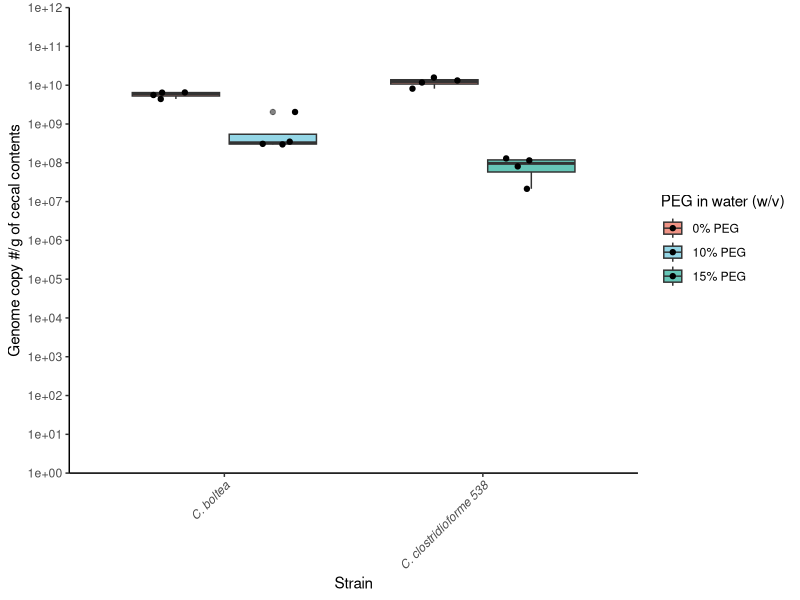

The R source for this figure:
## ---- chunk 1
library(tidyverse)
library(ggsci)
library(readxl)
## ---- chunk 2
dat <- read_excel(path = "gDNA_dat_compiled.xlsx")
dat
## ---- chunk 3
dat %>%
  ggplot(aes(x = Strain, y = mean_Copy_number_gDNA_g, fill = Treatment_PEG)) +
  geom_boxplot(alpha = 0.6) +
  geom_point(size =1.5, position=position_jitterdodge(jitter.width = .2)) +
  scale_y_log10(limits = c(1e+0, 1e+12), n.breaks = 12, expand = c(0, 0)) +
  scale_fill_npg() +
  theme_classic() +
  labs(x = "Strain", y = "Genome copy #/g of cecal contents", fill = "PEG in water (w/v)")+
  
  theme(strip.text.x = element_text(size=10, colour = "Black"),
      strip.background = element_rect(colour="black", fill="grey90"),
      axis.text.x = element_text(angle = 45,hjust=1, face = "italic")
      )
## ---- chunk 4
# filter dat
dat_bolt <- dat %>%
  filter(Strain == "C. boltea")
dat_bolt

# do barlett test to check for equal variance
bartlett.test(mean_Copy_number_gDNA_g~Treatment_PEG, data = dat_bolt) # use Var.equal = TRUE

# Perform two sample t test
t.test(mean_Copy_number_gDNA_g~Treatment_PEG, data = dat_bolt,
       var.equal = TRUE,
       conf.level = 0.95)

## ---- chunk 5
# filter dat
dat_CF538 <- dat %>%
  filter(Strain == "C. clostridioforme 538")
dat_CF538

# do barlett test to check for equal variance
bartlett.test(mean_Copy_number_gDNA_g~Treatment_PEG, data = dat_CF538) # use Var.equal = TRUE

# Perform two sample t test
t.test(mean_Copy_number_gDNA_g~Treatment_PEG, data = dat_CF538,
       var.equal = TRUE,
       conf.level = 0.95)

